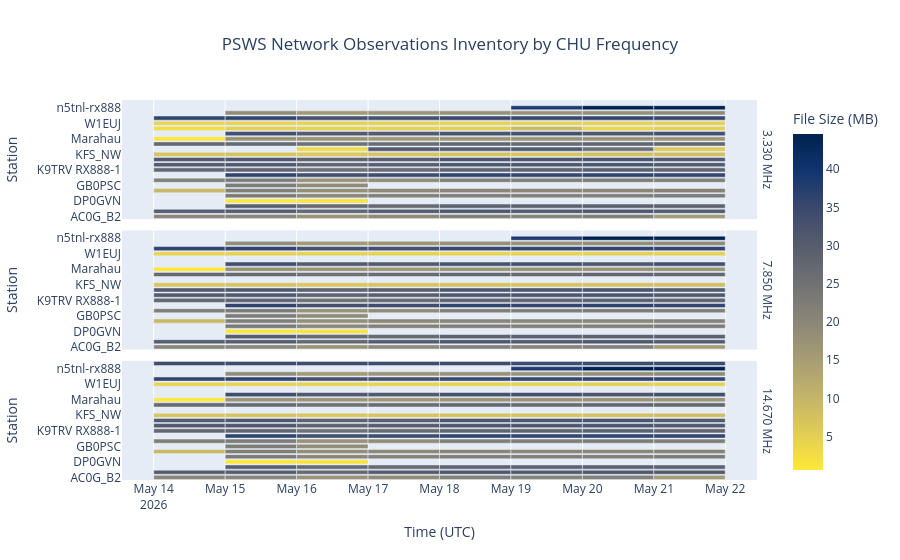

Notebook cell for this chart:
### Code cell
import pandas as pd
import plotly.express as px

# 1. Ensure datetimes are properly parsed
df_inventory["Start_UTC"] = pd.to_datetime(df_inventory["Start_UTC"])
df_inventory["End_UTC"] = pd.to_datetime(df_inventory["End_UTC"])

# 2. Clean and explode frequencies to isolate CHU channels
df_faceted = df_inventory.copy()
df_faceted["Center_Frequencies"] = (
    df_faceted["Center_Frequencies"]
    .str.replace(" MHz", "", regex=False)
    .str.split(", ")
)
df_faceted = df_faceted.explode("Center_Frequencies")

# Filter down strictly to CHU channels
chu_frequencies = ["3.330", "7.850", "14.670"]
df_faceted = df_faceted[df_faceted["Center_Frequencies"].isin(chu_frequencies)]
df_faceted["Frequency_Header"] = df_faceted["Center_Frequencies"] + " MHz"

# --- THE CRITICAL STEP ---
# 3. Convert Size_MB from text string to a float number for continuous mapping
df_faceted["Size_MB"] = pd.to_numeric(df_faceted["Size_MB"], errors="coerce")

# 4. Sort the data
df_faceted = df_faceted.sort_values(by=["Frequency_Header", "Station", "Start_UTC"])

# 5. Generate the Faceted Gantt Chart with Continuous Color
fig = px.timeline(
    df_faceted,
    x_start="Start_UTC",
    x_end="End_UTC",
    y="Station",
    color="Size_MB",               # Continuous mapping triggered by numeric data
    color_continuous_scale="Cividis_r",  # "Viridis", "Plasma", or "Cividis" work beautifully here
    facet_row="Frequency_Header",
    category_orders={"Frequency_Header": ["3.330 MHz", "7.850 MHz", "14.670 MHz"]},
    title="PSWS Network Observations Inventory by CHU Frequency",
    hover_data={
        "Instrument": True,
        "Size_MB": ":.2f",         # Format hover text to two decimal places
        "Start_UTC": "|%Y-%m-%d %H:%M",
        "End_UTC": "|%Y-%m-%d %H:%M",
    },
)

# 6. Layout adjustments
fig.update_layout(
    height=800,
    xaxis_title="Time (UTC)",
    yaxis_title="Station",
    coloraxis_colorbar_title="File Size (MB)",  # Set title of the continuous colorbar
    title_x=0.5,
)

# Clean up the automatic row labels on the right side of the subplots
fig.for_each_annotation(lambda a: a.update(text=a.text.split("=")[-1]))

fig.show()

### Figure 1 — Plotly figure (JSON) as saved in the notebook; plotly's stock layout.template omitted (floating-point values rounded to 4 significant figures; data arrays with more than 128 entries replaced by an {"elided": "..."} marker saying what was removed)
{"data": [{"base": {"elided": "152 str values"}, "customdata": {"elided": "152x2 mixed values"}, "hovertemplate": "Frequency_Header=3.330 MHz<br>Start_UTC=%{base|%Y-%m-%d %H:%M}<br>End_UTC=%{x|%Y-%m-%d %H:%M}<br>Station=%{y}<br>Instrument=%{customdata[0]}<br>Size_MB=%{marker.color:.2f}<extra></extra>", "legendgroup": "", "marker": {"color": {"elided": "152 float values"}, "coloraxis": "coloraxis", "pattern": {"shape": ""}}, "name": "", "orientation": "h", "showlegend": false, "textposition": "auto", "type": "bar", "x": {"elided": "152 int values"}, "xaxis": "x3", "y": {"elided": "152 str values"}, "yaxis": "y3"}, {"base": {"elided": "138 str values"}, "customdata": {"elided": "138x2 mixed values"}, "hovertemplate": "Frequency_Header=7.850 MHz<br>Start_UTC=%{base|%Y-%m-%d %H:%M}<br>End_UTC=%{x|%Y-%m-%d %H:%M}<br>Station=%{y}<br>Instrument=%{customdata[0]}<br>Size_MB=%{marker.color:.2f}<extra></extra>", "legendgroup": "", "marker": {"color": {"elided": "138 float values"}, "coloraxis": "coloraxis", "pattern": {"shape": ""}}, "name": "", "orientation": "h", "showlegend": false, "textposition": "auto", "type": "bar", "x": {"elided": "138 int values"}, "xaxis": "x2", "y": {"elided": "138 str values"}, "yaxis": "y2"}, {"base": {"elided": "146 str values"}, "customdata": {"elided": "146x2 mixed values"}, "hovertemplate": "Frequency_Header=14.670 MHz<br>Start_UTC=%{base|%Y-%m-%d %H:%M}<br>End_UTC=%{x|%Y-%m-%d %H:%M}<br>Station=%{y}<br>Instrument=%{customdata[0]}<br>Size_MB=%{marker.color:.2f}<extra></extra>", "legendgroup": "", "marker": {"color": {"elided": "146 float values"}, "coloraxis": "coloraxis", "pattern": {"shape": ""}}, "name": "", "orientation": "h", "showlegend": false, "textposition": "auto", "type": "bar", "x": {"elided": "146 int values"}, "xaxis": "x", "y": {"elided": "146 str values"}, "yaxis": "y"}], "layout": {"annotations": [{"font": {}, "showarrow": false, "text": "14.670 MHz", "textangle": 90, "x": 0.98, "xanchor": "left", "xref": "paper", "y": 0.1567, "yanchor": "middle", "yref": "paper"}, {"font": {}, "showarrow": false, "text": "7.850 MHz", "textangle": 90, "x": 0.98, "xanchor": "left", "xref": "paper", "y": 0.5, "yanchor": "middle", "yref": "paper"}, {"font": {}, "showarrow": false, "text": "3.330 MHz", "textangle": 90, "x": 0.98, "xanchor": "left", "xref": "paper", "y": 0.8433, "yanchor": "middle", "yref": "paper"}], "autosize": true, "barmode": "overlay", "coloraxis": {"colorbar": {"title": {"text": "File Size (MB)"}}, "colorscale": [[0, "#fee838"], [0.1111, "#e1cc55"], [0.2222, "#c3b369"], [0.3333, "#a59c74"], [0.4444, "#8a8678"], [0.5556, "#707173"], [0.6667, "#575d6d"], [0.7778, "#3b496c"], [0.8889, "#123570"], [1, "#00224e"]]}, "legend": {"tracegroupgap": 0}, "title": {"text": "PSWS Network Observations Inventory by CHU Frequency", "x": 0.5}, "xaxis": {"anchor": "y", "autorange": true, "domain": [0, 0.98], "range": ["2026-05-13 13:20", "2026-05-22 10:40"], "title": {"text": "Time (UTC)"}, "type": "date"}, "xaxis2": {"anchor": "y2", "autorange": true, "domain": [0, 0.98], "matches": "x", "range": ["2026-05-13 13:20", "2026-05-22 10:40"], "showticklabels": false, "type": "date"}, "xaxis3": {"anchor": "y3", "autorange": true, "domain": [0, 0.98], "matches": "x", "range": ["2026-05-13 13:20", "2026-05-22 10:40"], "showticklabels": false, "type": "date"}, "yaxis": {"anchor": "x", "autorange": true, "domain": [0, 0.3133], "range": [-0.5, 22.5], "title": {"text": "Station"}, "type": "category"}, "yaxis2": {"anchor": "x2", "autorange": true, "domain": [0.3433, 0.6567], "matches": "y", "range": [-0.5, 22.5], "title": {"text": "Station"}, "type": "category"}, "yaxis3": {"anchor": "x3", "autorange": true, "domain": [0.6867, 1.0], "matches": "y", "range": [-0.5, 22.5], "title": {"text": "Station"}, "type": "category"}}}
